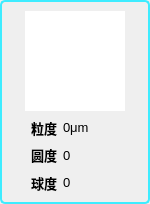
<?xml version="1.0" encoding="UTF-8"?>
<ui version="4.0">
 <class>SandCard</class>
 <widget class="QWidget" name="SandCard">
  <property name="geometry">
   <rect>
    <x>0</x>
    <y>0</y>
    <width>150</width>
    <height>204</height>
   </rect>
  </property>
  <property name="minimumSize">
   <size>
    <width>150</width>
    <height>204</height>
   </size>
  </property>
  <property name="maximumSize">
   <size>
    <width>150</width>
    <height>204</height>
   </size>
  </property>
  <property name="cursor">
   <cursorShape>PointingHandCursor</cursorShape>
  </property>
  <property name="windowTitle">
   <string>Form</string>
  </property>
  <property name="styleSheet">
   <string notr="true">QWidget#SandCard{
	border-radius:5px;
	border: 2px solid rgb(62, 236, 255);
}</string>
  </property>
  <layout class="QVBoxLayout" name="verticalLayout">
   <item>
    <layout class="QHBoxLayout" name="horizontalLayout">
     <item>
      <spacer name="horizontalSpacer">
       <property name="orientation">
        <enum>Qt::Horizontal</enum>
       </property>
       <property name="sizeHint" stdset="0">
        <size>
         <width>40</width>
         <height>20</height>
        </size>
       </property>
      </spacer>
     </item>
     <item>
      <widget class="QWidget" name="imgWidget" native="true">
       <property name="minimumSize">
        <size>
         <width>100</width>
         <height>100</height>
        </size>
       </property>
       <property name="maximumSize">
        <size>
         <width>100</width>
         <height>100</height>
        </size>
       </property>
       <property name="styleSheet">
        <string notr="true">QWidget#imgWidget {
background-color: rgb(255, 255, 255);
}</string>
       </property>
      </widget>
     </item>
     <item>
      <spacer name="horizontalSpacer_2">
       <property name="orientation">
        <enum>Qt::Horizontal</enum>
       </property>
       <property name="sizeHint" stdset="0">
        <size>
         <width>40</width>
         <height>20</height>
        </size>
       </property>
      </spacer>
     </item>
    </layout>
   </item>
   <item>
    <layout class="QHBoxLayout" name="horizontalLayout_2">
     <item>
      <spacer name="horizontalSpacer_3">
       <property name="orientation">
        <enum>Qt::Horizontal</enum>
       </property>
       <property name="sizeType">
        <enum>QSizePolicy::Fixed</enum>
       </property>
       <property name="sizeHint" stdset="0">
        <size>
         <width>20</width>
         <height>20</height>
        </size>
       </property>
      </spacer>
     </item>
     <item>
      <widget class="QLabel" name="label_4">
       <property name="sizePolicy">
        <sizepolicy hsizetype="Fixed" vsizetype="Preferred">
         <horstretch>0</horstretch>
         <verstretch>0</verstretch>
        </sizepolicy>
       </property>
       <property name="font">
        <font>
         <pointsize>10</pointsize>
         <bold>true</bold>
        </font>
       </property>
       <property name="text">
        <string>粒度</string>
       </property>
      </widget>
     </item>
     <item>
      <widget class="QLabel" name="label_5">
       <property name="font">
        <font>
         <pointsize>10</pointsize>
        </font>
       </property>
       <property name="text">
        <string>0μm</string>
       </property>
      </widget>
     </item>
    </layout>
   </item>
   <item>
    <layout class="QHBoxLayout" name="horizontalLayout_3">
     <item>
      <spacer name="horizontalSpacer_4">
       <property name="orientation">
        <enum>Qt::Horizontal</enum>
       </property>
       <property name="sizeType">
        <enum>QSizePolicy::Fixed</enum>
       </property>
       <property name="sizeHint" stdset="0">
        <size>
         <width>20</width>
         <height>20</height>
        </size>
       </property>
      </spacer>
     </item>
     <item>
      <widget class="QLabel" name="label_3">
       <property name="sizePolicy">
        <sizepolicy hsizetype="Fixed" vsizetype="Preferred">
         <horstretch>0</horstretch>
         <verstretch>0</verstretch>
        </sizepolicy>
       </property>
       <property name="font">
        <font>
         <pointsize>10</pointsize>
         <bold>true</bold>
        </font>
       </property>
       <property name="text">
        <string>圆度</string>
       </property>
      </widget>
     </item>
     <item>
      <widget class="QLabel" name="label_6">
       <property name="font">
        <font>
         <pointsize>10</pointsize>
        </font>
       </property>
       <property name="text">
        <string>0</string>
       </property>
      </widget>
     </item>
    </layout>
   </item>
   <item>
    <layout class="QHBoxLayout" name="horizontalLayout_4">
     <item>
      <spacer name="horizontalSpacer_5">
       <property name="orientation">
        <enum>Qt::Horizontal</enum>
       </property>
       <property name="sizeType">
        <enum>QSizePolicy::Fixed</enum>
       </property>
       <property name="sizeHint" stdset="0">
        <size>
         <width>20</width>
         <height>20</height>
        </size>
       </property>
      </spacer>
     </item>
     <item>
      <widget class="QLabel" name="label_2">
       <property name="sizePolicy">
        <sizepolicy hsizetype="Fixed" vsizetype="Preferred">
         <horstretch>0</horstretch>
         <verstretch>0</verstretch>
        </sizepolicy>
       </property>
       <property name="font">
        <font>
         <pointsize>10</pointsize>
         <bold>true</bold>
        </font>
       </property>
       <property name="text">
        <string>球度</string>
       </property>
      </widget>
     </item>
     <item>
      <widget class="QLabel" name="label_7">
       <property name="font">
        <font>
         <pointsize>10</pointsize>
        </font>
       </property>
       <property name="text">
        <string>0</string>
       </property>
      </widget>
     </item>
    </layout>
   </item>
  </layout>
 </widget>
 <resources/>
 <connections/>
</ui>
